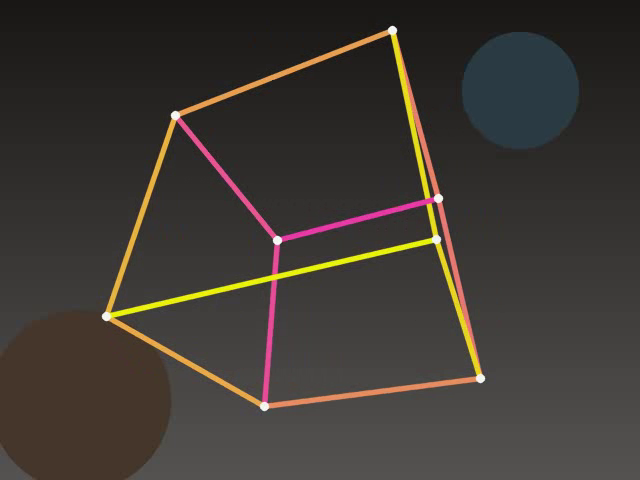
//> input picture frame 9 of lessons/opencv/素材/cube.mp4, 640 x 480 px
$ ./10.1-cube_track   (built with g++ and OpenCV 4)
//> lines starting //> are read from the running program, lines starting //| are printed output that depends on the picture; after the words box and inside, x2 and y2 are one past the last pixel; in counts of white or black regions, pixels touching at a corner belong together
//> further down, frame is the input picture: 480 rows x 640 cols, CV_8UC3; mean B, G, R 51.2, 56.4, 61.6
#include <algorithm>
#include <cmath>
#include <iomanip>
#include <iostream>
#include <numeric>
#include <string>
#include <vector>

#include <opencv2/core.hpp>
#include <opencv2/imgcodecs.hpp>
#include <opencv2/imgproc.hpp>
#include <opencv2/videoio.hpp>

namespace {

constexpr int kMinArea = 300;
constexpr double kGroupGap = 80.0;
constexpr double kGate = 80.0;
constexpr double kAlpha = 0.12;

struct Fragment {
    double area = 0.0;
    cv::Rect box;
    cv::Point2f center;
    std::vector<cv::Point> contour;
};

struct Target {
    double area = 0.0;
    cv::Rect box;
    cv::Point2f center;
    std::vector<int> parts;
};

double rectGap(const cv::Rect& a, const cv::Rect& b) {
    const int left = std::max(a.x, b.x);
    const int right = std::min(a.x + a.width, b.x + b.width);
    const int top = std::max(a.y, b.y);
    const int bottom = std::min(a.y + a.height, b.y + b.height);
    const double dx = std::max(0, left - right);
    const double dy = std::max(0, top - bottom);
    return std::hypot(dx, dy);
}

int findRoot(std::vector<int>& parent, int index) {
    while (parent[index] != index) {
        parent[index] = parent[parent[index]];
        index = parent[index];
    }
    return index;
}

void unite(std::vector<int>& parent, int a, int b) {
    const int ra = findRoot(parent, a);
    const int rb = findRoot(parent, b);
    if (ra != rb) {
        parent[rb] = ra;
    }
}

std::vector<Target> groupFragments(const std::vector<Fragment>& fragments) {
    const int count = static_cast<int>(fragments.size());
    std::vector<int> parent(count);
    std::iota(parent.begin(), parent.end(), 0);
    for (int i = 0; i < count; ++i) {
        for (int j = i + 1; j < count; ++j) {
            if (rectGap(fragments[i].box, fragments[j].box) <= kGroupGap) {
                unite(parent, i, j);
            }
        }
    }

    std::vector<Target> targets;
    std::vector<int> roots;
    for (int i = 0; i < count; ++i) {
        const int root = findRoot(parent, i);
        const auto found = std::find(roots.begin(), roots.end(), root);
        int group = 0;
        if (found == roots.end()) {
            group = static_cast<int>(roots.size());
            roots.push_back(root);
            targets.push_back(Target());
        } else {
            group = static_cast<int>(found - roots.begin());
        }
        Target& target = targets[group];
        target.area += fragments[i].area;
        target.parts.push_back(i);
        target.box = target.parts.size() == 1
                         ? fragments[i].box
                         : target.box | fragments[i].box;
    }

    for (Target& target : targets) {
        cv::Point2f sum(0.0F, 0.0F);
        for (int index : target.parts) {
            sum += fragments[index].center *
                   static_cast<float>(fragments[index].area);
        }
        target.center = sum / static_cast<float>(target.area);
    }
    return targets;
}

std::vector<Fragment> findFragments(const cv::Mat& hsv) {
    cv::Mat low;
    cv::inRange(hsv, cv::Scalar(150, 90, 90), cv::Scalar(179, 255, 255), low);
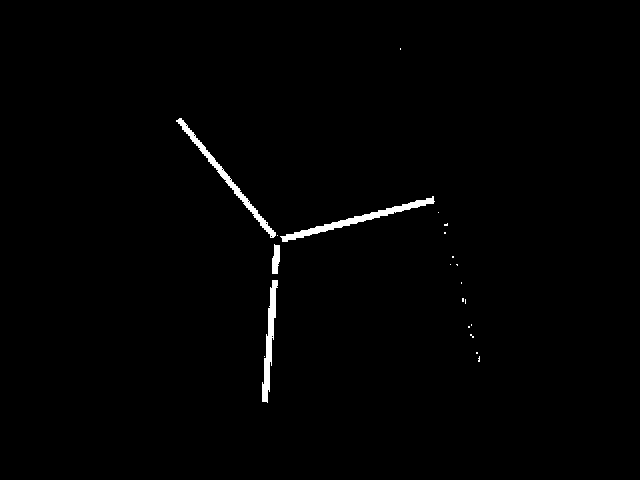
//> low: 480 rows x 640 cols, CV_8UC1; 0.96% white; 21 white regions (17 under 20 px), largest, box (x1, y1, x2, y2) and area: (280, 196, 435, 242) 1009, (176, 118, 276, 238) 890, (262, 280, 278, 403) 789, (272, 244, 280, 274) 188
    cv::Mat high;
    cv::inRange(hsv, cv::Scalar(0, 90, 90), cv::Scalar(6, 255, 255), high);
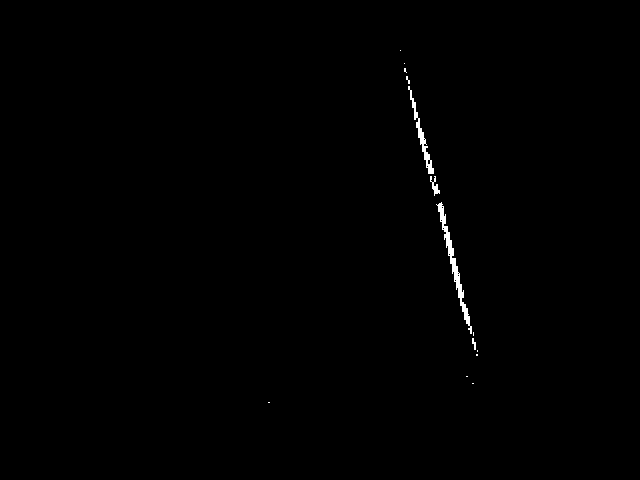
//> high: 480 rows x 640 cols, CV_8UC1; 0.38% white; 14 white regions (10 under 20 px), largest, box (x1, y1, x2, y2) and area: (436, 202, 472, 334) 652, (408, 86, 434, 174) 367, (430, 176, 440, 196) 82, (472, 338, 476, 350) 28
    cv::Mat mask;
    cv::bitwise_or(low, high, mask);
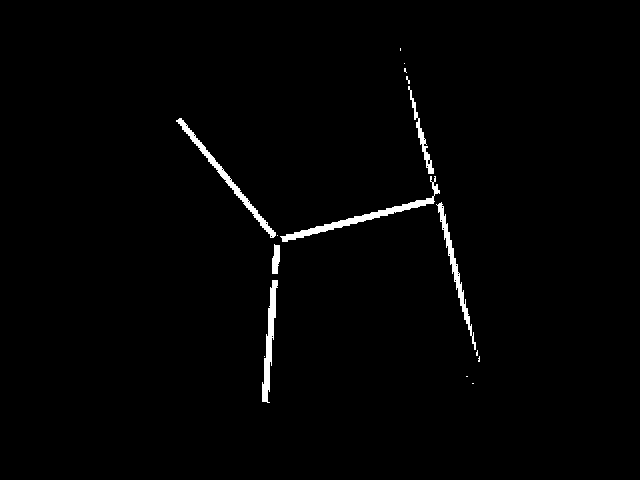
//> mask: 480 rows x 640 cols, CV_8UC1; 1.3% white; 16 white regions (10 under 20 px), largest, box (x1, y1, x2, y2) and area: (280, 176, 440, 242) 1091, (176, 118, 276, 238) 890, (262, 280, 278, 403) 791, (436, 202, 476, 350) 735, (408, 86, 434, 174) 367, (272, 244, 280, 274) 188
    cv::morphologyEx(mask, mask, cv::MORPH_CLOSE,
                     cv::getStructuringElement(cv::MORPH_RECT,
                                               cv::Size(9, 9)));
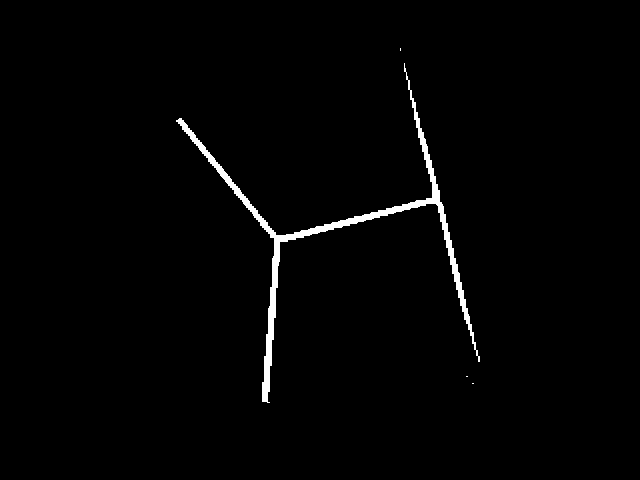
//> mask: 480 rows x 640 cols, CV_8UC1; 1.4% white; 4 white regions (3 under 20 px)

    std::vector<std::vector<cv::Point>> contours;
    cv::findContours(mask, contours, cv::RETR_EXTERNAL,
                     cv::CHAIN_APPROX_SIMPLE);
//> contours = 4 contours, 3 with area under 20; largest, box (x1, y1, x2, y2) and area: (176, 63, 480, 403) 3619
    std::vector<Fragment> fragments;
    for (const std::vector<cv::Point>& contour : contours) {
        const double area = cv::contourArea(contour);
        if (area < kMinArea) {
            continue;
        }
        const cv::Moments moments = cv::moments(contour);
        if (moments.m00 <= 0.0) {
            continue;
        }
        Fragment fragment;
        fragment.area = area;
        fragment.box = cv::boundingRect(contour);
        fragment.center = cv::Point2f(
            static_cast<float>(moments.m10 / moments.m00),
            static_cast<float>(moments.m01 / moments.m00));
        fragment.contour = contour;
        fragments.push_back(fragment);
    }
//> this loop made 4 passes
//> (area, fragment.area, fragment.box) on pass 3: (3619, 3619, Rect(176, 63, 304, 340))
    return fragments;
}

void drawHud(cv::Mat& frame, int index, int total, int targets,
             int candidates) {
    cv::rectangle(frame, cv::Rect(0, 0, 370, 34), cv::Scalar(20, 20, 20),
                  cv::FILLED);
    const std::string text =
        "frame " + std::to_string(index) + "/" + std::to_string(total) +
        "  targets " + std::to_string(targets) + "  candidates " +
        std::to_string(candidates);
    cv::putText(frame, text, cv::Point(10, 24), cv::FONT_HERSHEY_SIMPLEX,
                0.55, cv::Scalar(240, 240, 240), 1, cv::LINE_AA);
}

// [60 lines left out: function makeTrajectoryImage, not called in this run]

}  // namespace

int main() {
    const std::string input = "../素材/cube.mp4";
    cv::VideoCapture capture(input);
    if (!capture.isOpened()) {
        std::cout << "无法打开 " << input << '\n';
        return 1;
    }

    const int width = cvRound(capture.get(cv::CAP_PROP_FRAME_WIDTH));
    const int height = cvRound(capture.get(cv::CAP_PROP_FRAME_HEIGHT));
    const double fps = capture.get(cv::CAP_PROP_FPS);
    const int total = cvRound(capture.get(cv::CAP_PROP_FRAME_COUNT));

    const std::string video_path = "../素材/out_cube_track.mp4";
    cv::VideoWriter writer(video_path,
                           cv::VideoWriter::fourcc('m', 'p', '4', 'v'), fps,
                           cv::Size(width, height));
    if (!writer.isOpened()) {
        std::cout << "无法创建输出视频" << '\n';
        return 1;
    }

    bool tracking = false;
    cv::Point2f track(0.0F, 0.0F);
    std::vector<cv::Point2f> trail;
    std::vector<int> counts;
    std::vector<int> candidates;
    int detected = 0;
    int missed = 0;
    int reinit = 0;
    cv::Mat last;

    std::cout << "frames = " << total << '\n';
    std::cout << "frame  candidates  targets  cx     cy\n";

    int index = 0;
    while (true) {
        cv::Mat frame;
        capture >> frame;
        if (frame.empty()) {
            break;
        }

        cv::Mat hsv;
        cv::cvtColor(frame, hsv, cv::COLOR_BGR2HSV);
        const std::vector<Fragment> fragments = findFragments(hsv);
//> fragments = 1 item
        const std::vector<Target> targets = groupFragments(fragments);
//> in groupFragments, `const int count = static_cast<int>(fragments.size());`: count = 1
//> in groupFragments, `std::vector<int> parent(count);`: parent = [0]
//> the loop in groupFragments, `for (int i = 0; i < count; ++i)` made 1 pass
//> the loop in groupFragments, `for (int i = 0; i < count; ++i)` made 1 pass
//> (root, group, target.area, target.box) on pass 1: (0, 0, 3619, Rect(176, 63, 304, 340))
//> the loop in groupFragments, `for (Target& target : targets)` made 1 pass
//> sum on pass 1: Point(1206792.5, 855137)
//> targets = 1 item
        counts.push_back(static_cast<int>(targets.size()));
//> counts = [1]
        candidates.push_back(static_cast<int>(fragments.size()));
//> candidates = [1]

        cv::Mat shown = frame.clone();
        for (const Fragment& fragment : fragments) {
            cv::drawContours(shown, std::vector<std::vector<cv::Point>>{
                                          fragment.contour},
                            0, cv::Scalar(0, 220, 0), 1, cv::LINE_AA);
        }
//> this loop made 1 pass
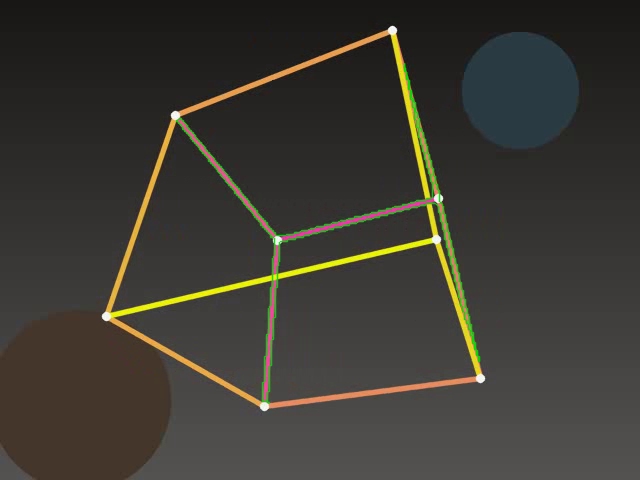
//> shown: 480 rows x 640 cols, CV_8UC3; 1.49% of pixels changed, all inside (x1, y1, x2, y2) = (175, 63, 481, 404)

        if (targets.empty()) {
            ++missed;
            tracking = false;
        } else {
            int chosen = 0;
            if (tracking) {
                double best = -1.0;
                for (int i = 0; i < static_cast<int>(targets.size()); ++i) {
                    const double distance = cv::norm(targets[i].center - track);
                    if (best < 0.0 || distance < best) {
                        best = distance;
                        chosen = i;
                    }
                }
                if (best > kGate) {
                    ++reinit;
                    track = targets[chosen].center;
                    tracking = true;
                } else {
                    track += (targets[chosen].center - track) *
                             static_cast<float>(kAlpha);
                    tracking = true;
                }
            } else {
                chosen = 0;
                for (int i = 1; i < static_cast<int>(targets.size()); ++i) {
                    if (targets[i].area > targets[chosen].area) {
                        chosen = i;
                    }
                }
//> this loop made 0 passes
//> after the loop, chosen = 0
                track = targets[chosen].center;
//> track = Point(333.5, 236.3)
                tracking = true;
            }
            ++detected;
            trail.push_back(track);
//> trail = 1 Point (x, y): [333.5, 236.3]

            const Target& target = targets[chosen];
            cv::rectangle(shown, target.box, cv::Scalar(0, 200, 255), 2);
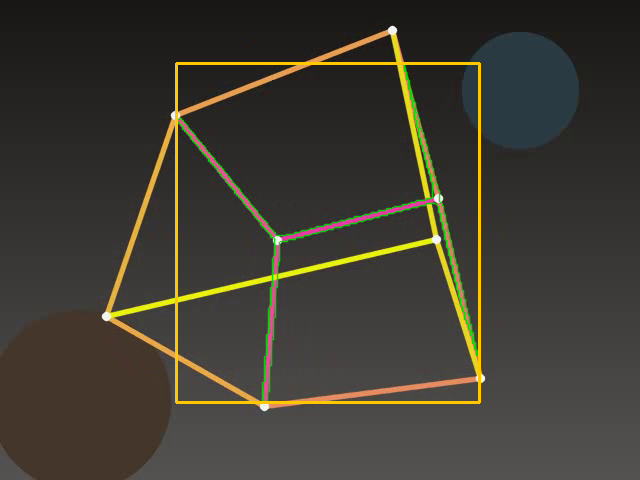
//> shown: 480 rows x 640 cols, CV_8UC3; 1.25% of pixels changed, all inside (x1, y1, x2, y2) = (175, 62, 481, 404)
            cv::circle(shown, target.center, 4, cv::Scalar(0, 255, 255),
                       cv::FILLED, cv::LINE_AA);
//> shown: 480 rows x 640 cols, CV_8UC3; 81 pixels changed, all inside (x1, y1, x2, y2) = (328, 231, 339, 242)
            cv::circle(shown, track, 5, cv::Scalar(0, 0, 255), cv::FILLED,
                       cv::LINE_AA);
//> shown: 480 rows x 640 cols, CV_8UC3; mean B, G, R 49.8, 59, 62.9
            for (std::size_t i = 1; i < trail.size(); ++i) {
                cv::line(shown, trail[i - 1], trail[i],
                         cv::Scalar(255, 220, 0), 2, cv::LINE_AA);
            }
        }

        drawHud(shown, index, total, static_cast<int>(targets.size()),
                static_cast<int>(fragments.size()));
//> in drawHud, `const std::string text = "frame " + std::to_string(index) + "/" + std:..`: text = "frame 0/90  targets 1  candidates 1"
//> in drawHud, `cv::putText(frame, text, cv::Point(10, 24), cv::FONT_HERSHEY_SIMPLEX, ..`:
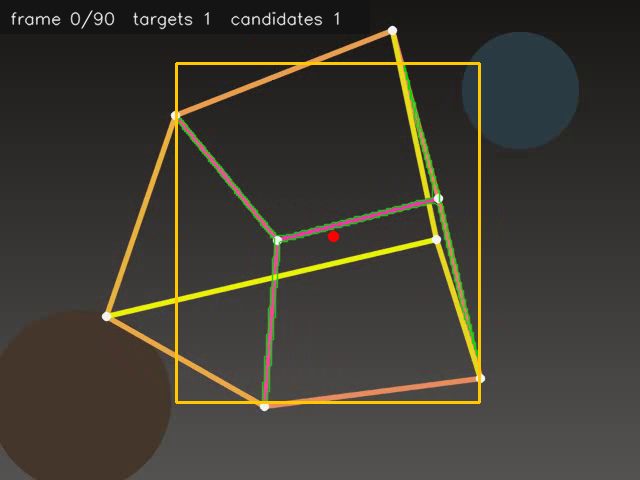
//> frame: 480 rows x 640 cols, CV_8UC3; mean B, G, R 50.3, 59.4, 63.2
        writer.write(shown);
        if (index % 15 == 0) {
            const cv::Point2f point =
                targets.empty() ? cv::Point2f(0.0F, 0.0F) : track;
//> point = Point(333.5, 236.3)
            std::cout << std::setw(5) << index << "  " << std::setw(10)
                      << fragments.size() << "  " << std::setw(7)
                      << targets.size() << "  " << std::fixed
                      << std::setprecision(1) << std::setw(6) << point.x
                      << "  " << std::setw(6) << point.y << '\n';
//|     0           1        1   333.5   236.3
        }
        last = frame.clone();
        ++index;
    }
    writer.release();

    if (last.empty() || trail.empty()) {
        std::cout << "没有读到有效帧" << '\n';
        return 1;
    }

    double path = 0.0;
    for (std::size_t i = 1; i < trail.size(); ++i) {
        path += cv::norm(trail[i] - trail[i - 1]);
    }
    const cv::Point2f mean =
        std::accumulate(trail.begin(), trail.end(), cv::Point2f(0.0F, 0.0F)) /
        static_cast<float>(trail.size());
    const auto x_bounds = std::minmax_element(
        trail.begin(), trail.end(),
        [](const cv::Point2f& a, const cv::Point2f& b) { return a.x < b.x; });
    const auto y_bounds = std::minmax_element(
        trail.begin(), trail.end(),
        [](const cv::Point2f& a, const cv::Point2f& b) { return a.y < b.y; });
    const auto count_bounds = std::minmax_element(counts.begin(), counts.end());
    const auto candidate_bounds =
        std::minmax_element(candidates.begin(), candidates.end());

    std::cout << "detected = " << detected << "  missed = " << missed << '\n';
    std::cout << "targets: min = " << *count_bounds.first
              << "  max = " << *count_bounds.second << '\n';
    std::cout << "candidates: min = " << *candidate_bounds.first
              << "  max = " << *candidate_bounds.second << '\n';
    std::cout << "reinit = " << reinit << '\n';
    std::cout << "trajectory points = " << trail.size() << '\n';
    std::cout << "path length = " << std::fixed << std::setprecision(1) << path
              << " px\n";
    std::cout << "track mean = (" << mean.x << ", " << mean.y << ")\n";
    std::cout << "track range = x " << x_bounds.first->x << ".."
              << x_bounds.second->x << "  y " << y_bounds.first->y << ".."
              << y_bounds.second->y << '\n';

    const cv::Mat trajectory = makeTrajectoryImage(last, trail);
    const std::string image_path = "../素材/out_cube_trajectory.png";
    const bool image_saved = cv::imwrite(image_path, trajectory);
    std::cout << "writer frames = " << index << '\n';

    cv::VideoCapture reader(video_path);
    if (!reader.isOpened()) {
        std::cout << "回读失败" << '\n';
        return 1;
    }
    std::cout << "readback frames = "
              << cvRound(reader.get(cv::CAP_PROP_FRAME_COUNT)) << '\n';
    std::cout << "saved out_cube_track.mp4 = yes" << '\n';
    std::cout << "saved out_cube_trajectory.png = "
              << (image_saved ? "yes" : "no") << " " << trajectory.cols << "x"
              << trajectory.rows << '\n';
    return 0;
}

$ run again, starting later in the video
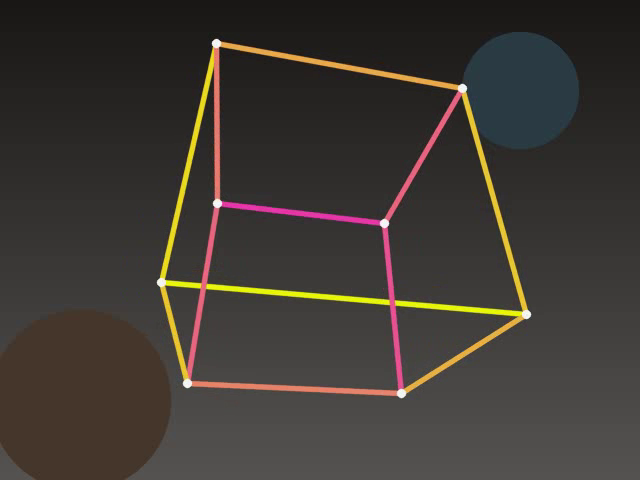
//> input picture frame 40 of lessons/opencv/素材/cube.mp4, 640 x 480 px
//> frame is the input picture: 480 rows x 640 cols, CV_8UC3; mean B, G, R 51.2, 56.5, 61.9
//> hsv: 480 rows x 640 cols, CV_8UC3; mean H, S, V 25.6, 38.9, 62.9
//> low: 480 rows x 640 cols, CV_8UC1; 1.3% white; 8 white regions (4 under 20 px), largest, box (x1, y1, x2, y2) and area: (222, 200, 381, 226) 1013, (382, 227, 404, 390) 1011, (188, 208, 220, 380) 978, (386, 92, 462, 222) 853
//> high: 480 rows x 640 cols, CV_8UC1; 0.58% white; 23 white regions (19 under 20 px), largest, box (x1, y1, x2, y2) and area: (214, 48, 220, 199) 863, (318, 386, 398, 396) 411, (232, 384, 316, 392) 318, (192, 380, 230, 388) 124
//> in findFragments, `cv::morphologyEx(mask, mask, cv::MORPH_CLOSE, cv::getStructuringElemen..`:
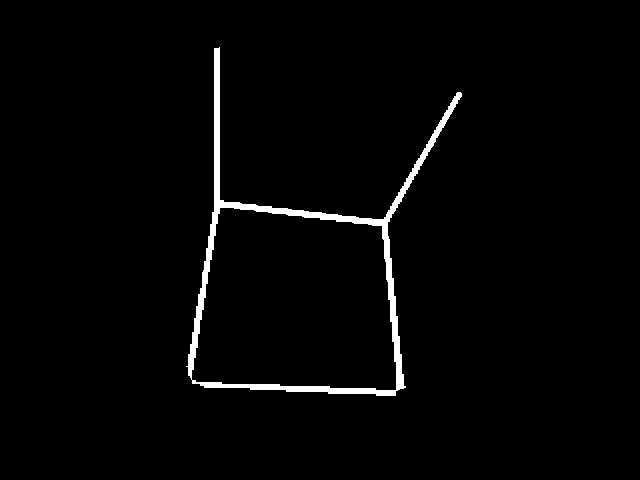
//> mask: 480 rows x 640 cols, CV_8UC1; 2% white; 1 white region
//> contours = 1 contour; box (x1, y1, x2, y2) and area: (186, 47, 462, 396) 36692
//> the loop in findFragments, `for (const std::vector<cv::Point>& contour : contours)` made 1 pass
//> (area, fragment.area, fragment.box) on pass 1: (36692.5, 36692.5, Rect(186, 47, 276, 349))
//> fragments = 1 item
//> count = 1
//> parent = [0]
//> the loop in groupFragments, `for (int i = 0; i < count; ++i)` made 1 pass
//> the loop in groupFragments, `for (int i = 0; i < count; ++i)` made 1 pass
//> (root, group, target.area, target.box) on pass 1: (0, 0, 36692.5, Rect(186, 47, 276, 349))
//> the loop in groupFragments, `for (Target& target : targets)` made 1 pass
//> sum on pass 1: Point(10897984, 10892345)
//> targets = 1 item
//> counts = [1]
//> the loop `for (const Fragment& fragment : fragments)` made 1 pass
//> after the loop `for (int i = 1; i < static_cast<int>(targets.size()); ++i)`: chosen = 0
//> track = Point(297, 296.9)
//> trail = 1 Point (x, y): [297, 296.9]
//> text = "frame 0/90  targets 1  candidates 1"
//> in drawHud, `cv::putText(frame, text, cv::Point(10, 24), cv::FONT_HERSHEY_SIMPLEX, ..`:
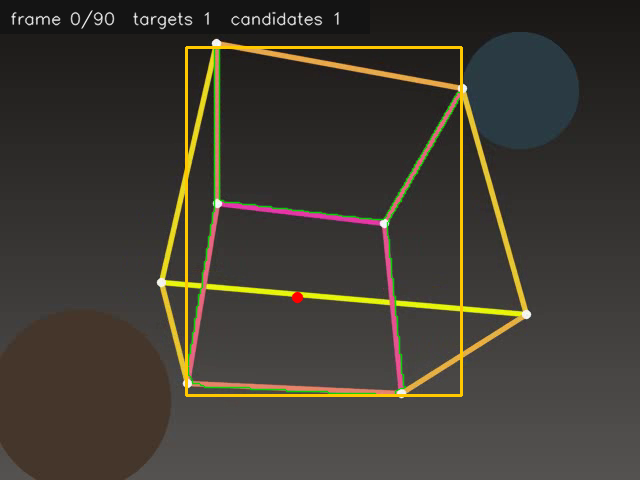
//> frame: 480 rows x 640 cols, CV_8UC3; mean B, G, R 50.5, 59.3, 63.5
//> point = Point(297, 296.9)
//|     0           1        1   297.0   296.9
